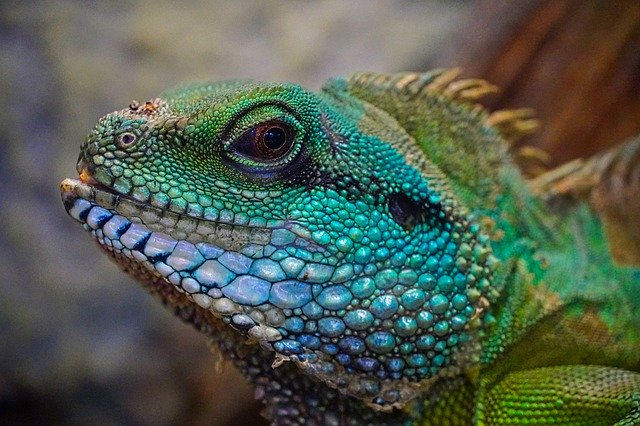
#> input picture OpenCV/opencv4 old/images/img11.jpg, 640 x 426 px
$ python C_geometric_172p.py
#> lines starting #> are read from the running program, lines starting #| are printed output that depends on the picture
### OpenCV/opencv4 old/imgRead.py
import cv2

# 영상을 불러오기
def imgRead(imgPath, imgReadType, imgResWidth, imgResHeight):
#> called with imgPath = '../images/img11.jpg', imgReadType = 0, imgResWidth = 320, imgResHeight = 240
    img = cv2.imread(imgPath, imgReadType)
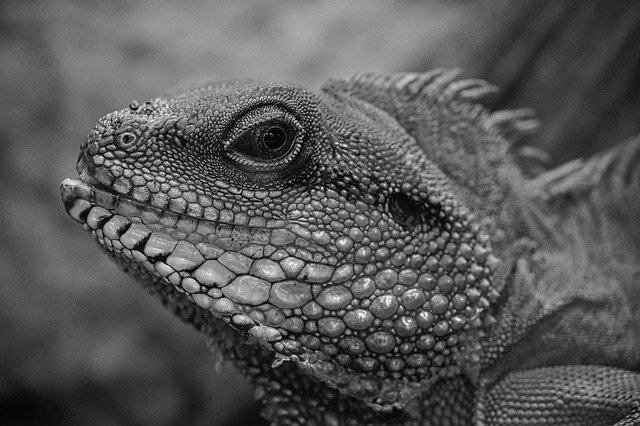
#> img: shape (426, 640); min 0, max 255, mean 88.1
    if imgResHeight != 0 | imgResWidth != 0:
        img = cv2.resize(img, (imgResWidth, imgResHeight))
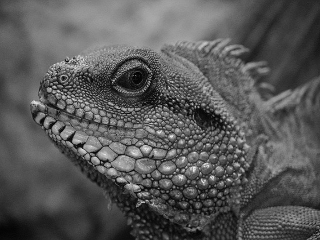
#> img: shape (240, 320); min 1, max 239, mean 88

    return img

### OpenCV/opencv4 old/ClassExample/C_geometric_172p.py
#!/usr/bin/env python3
# -*- coding: utf-8 -*-
"""
Created on Mon Oct 30 09:10:14 2023

@author: sl
"""

# 이동 변환, 크기 변환 예제 (c2_geometric.py)

# 관련 라이브러리 선언
import numpy as np
import cv2
from imgRead import imgRead
from createFolder import createFolder

# 영상 읽기
img1 = imgRead("../images/img11.jpg", cv2.IMREAD_GRAYSCALE, 320, 240)

#%%

# 이동 변환
h, w, = img1.shape
#> h = 240; w = 320
tlans_x = 10; tlans_y = 25
point1_src = np.float32([[15,20], [50,70], [130,140]])
point1_dst = np.float32(point1_src + [tlans_x, tlans_y])
affine_mat1 = cv2.getAffineTransform(point1_src, point1_dst)
user_mat1 = np.float32([[1,0,tlans_x], [0,1,tlans_y]])
res1 = cv2.warpAffine(img1, affine_mat1, (w,h))
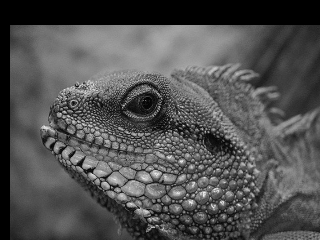
#> res1: shape (240, 320); min 0, max 239, mean 81
res2 = cv2.warpAffine(img1, user_mat1, (w,h))

#%%


# 크기 변환
scale_x = 0.8; scale_y = 0.6
background = np.full(shape=[h,w], fill_value=0, dtype=np.uint8)

user_mat2 = np.float32([[scale_x,0,0], [0,scale_y,0]])

res3 = cv2.warpAffine(img1, user_mat2, (w,h))
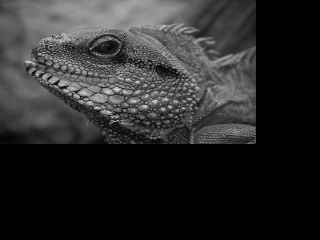
#> res3: shape (240, 320); min 0, max 231, mean 42.3
res4 = cv2.resize(img1, (0,0), None, scale_x, scale_y)
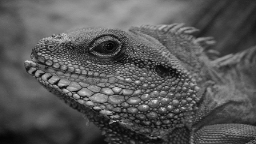
#> res4: shape (144, 256); min 3, max 237, mean 88
background[:(int)(h*scale_y), :(int)(w*scale_x)] = res4; res4 = background

#%%

# 결과 영상 출력
displays = [("input1", img1),
            ("res1", res1),
            ("res2", res2),
            ("res3", res3),
            ("res4", res4),
#> (the run stopped early here; a loop or call above may not have finished)

$ run again, with OpenCV/opencv4 old/images/img1.jpg copied over OpenCV/opencv4 old/images/img11.jpg
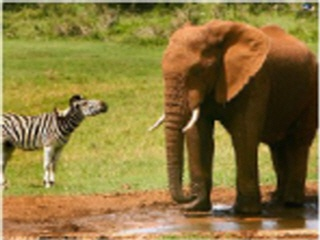
#> input picture OpenCV/opencv4 old/images/img1.jpg, 320 x 240 px
#> `res3 = cv2.warpAffine(img1, user_mat2, (w,h))`:
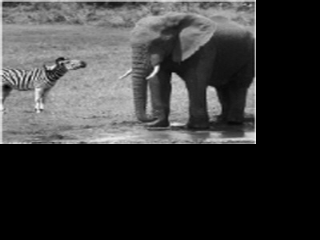
#> res3: shape (240, 320); min 0, max 248, mean 56.6
#> `res4 = cv2.resize(img1, (0,0), None, scale_x, scale_y)`:
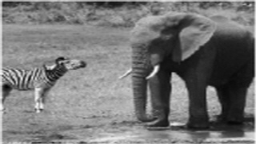
#> res4: shape (144, 256); min 5, max 248, mean 117.7

$ run again, with OpenCV/opencv4 old/images/img10.jpg copied over OpenCV/opencv4 old/images/img11.jpg
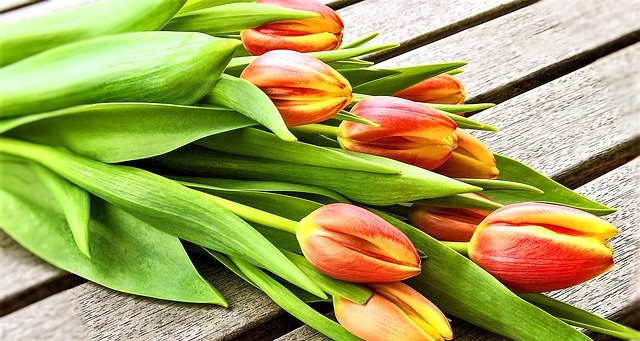
#> input picture OpenCV/opencv4 old/images/img10.jpg, 640 x 341 px
#> `res4 = cv2.resize(img1, (0,0), None, scale_x, scale_y)`:
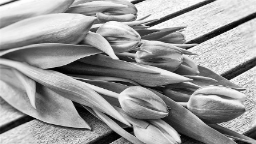
#> res4: shape (144, 256); min 0, max 255, mean 154.3
#> `background[:int(h * scale_y), :int(w * scale_x)] = res4`:
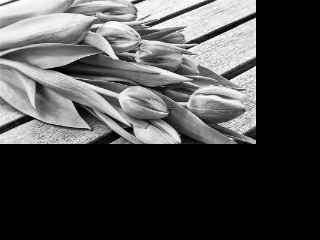
#> background: shape (240, 320); min 0, max 255, mean 74.1

$ run again, with OpenCV/opencv4 old/images/img12.jpg copied over OpenCV/opencv4 old/images/img11.jpg
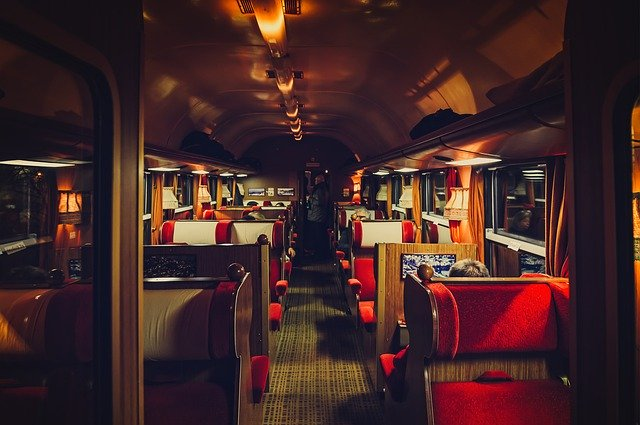
#> input picture OpenCV/opencv4 old/images/img12.jpg, 640 x 425 px
#> `res3 = cv2.warpAffine(img1, user_mat2, (w,h))`:
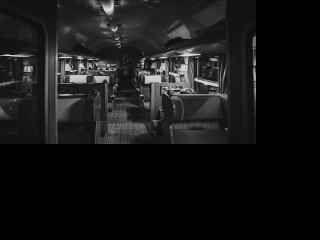
#> res3: shape (240, 320); min 0, max 234, mean 22.3
#> `res4 = cv2.resize(img1, (0,0), None, scale_x, scale_y)`:
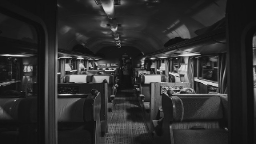
#> res4: shape (144, 256); min 11, max 232, mean 46.5
